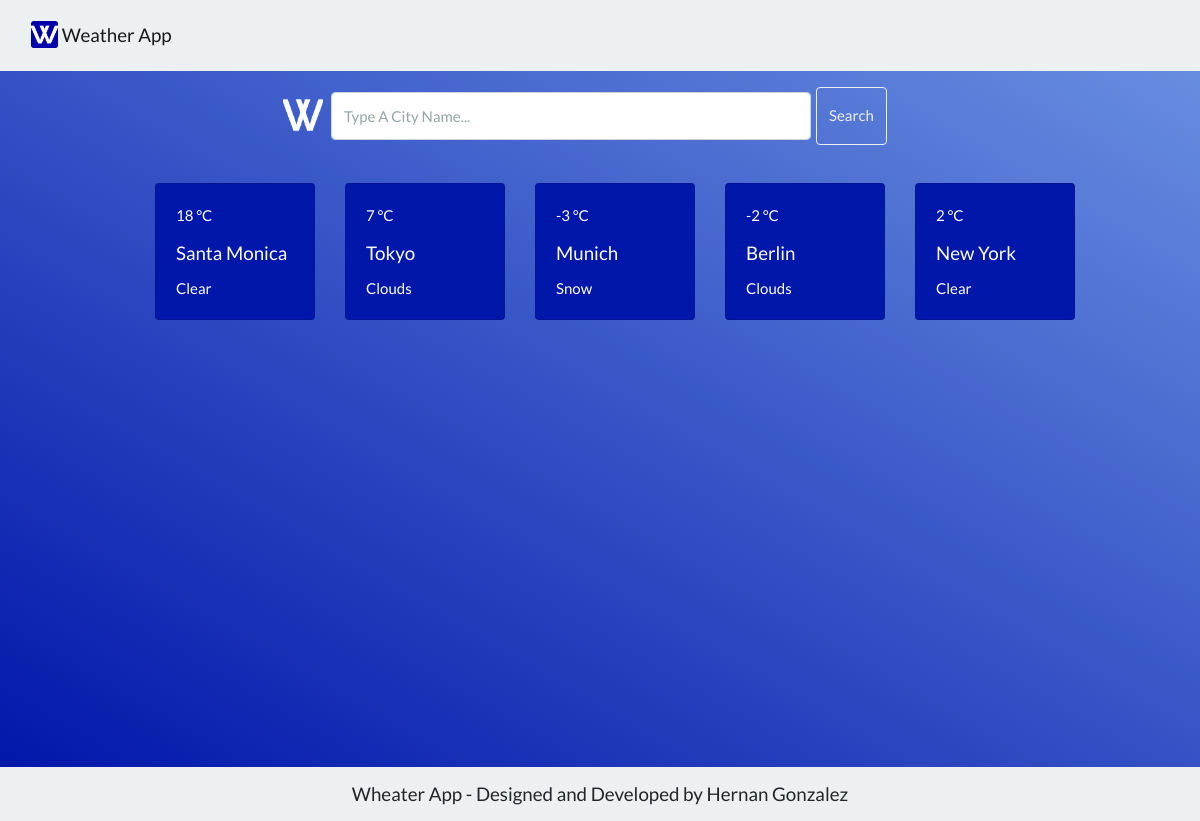
The app's page /, older data.
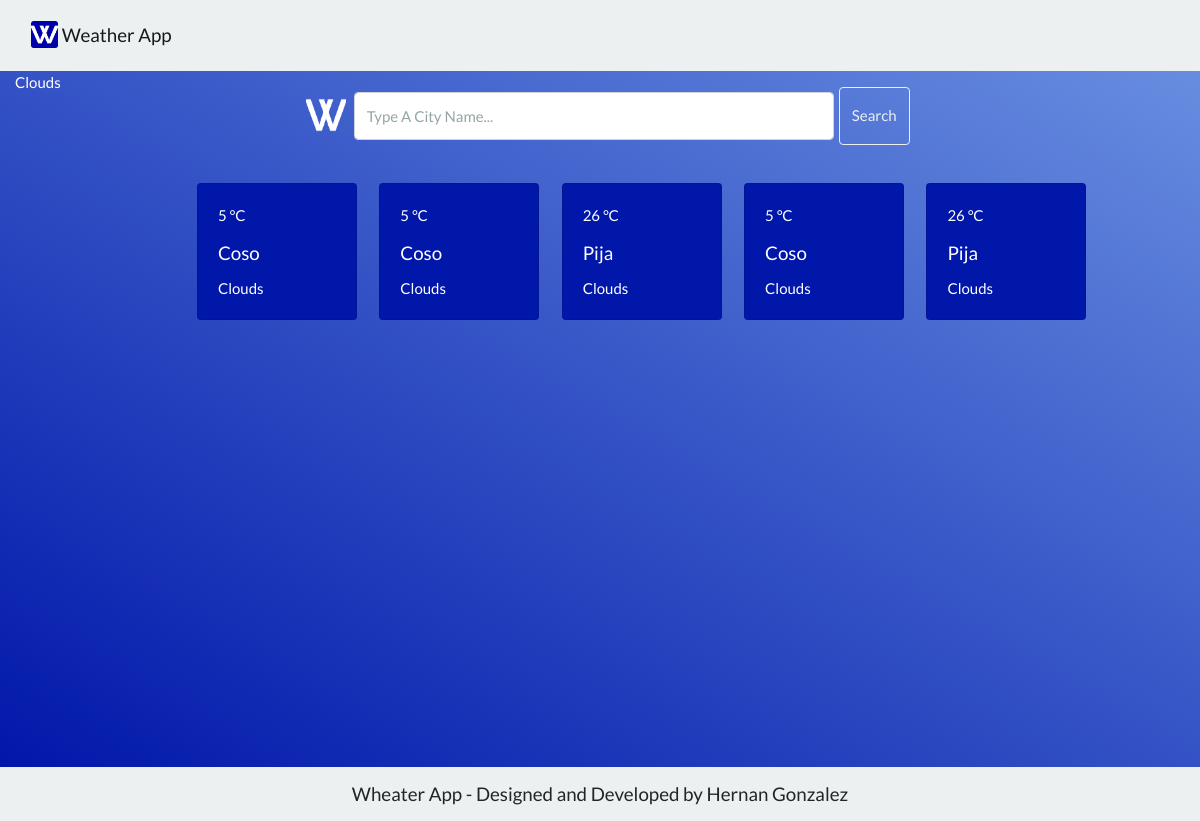
The same page, newer data.
### backend/models.py (models this page shows, shortened)
class LatestSearch(models.Model):
    city = models.CharField(max_length=30)
    long = models.IntegerField()
    lat = models.IntegerField()
    weather_main = models.CharField(max_length=30)
    weather_description = models.CharField(max_length=30)
    weather_icon = models.CharField(max_length=30)
    temperature = models.IntegerField()
    feels_like = models.IntegerField()
    temp_min = models.IntegerField()
    temp_max = models.IntegerField()
    pressure = models.IntegerField()
    humidity = models.IntegerField()
    visibility = models.IntegerField()
    wind_speed = models.IntegerField()
    wind_deg = models.IntegerField()
    clouds = models.IntegerField()

class FavouriteCity(models.Model):
    city = models.ForeignKey(LatestSearch, on_delete=models.CASCADE)
    added_at = models.TimeField
    def getWeather(self):
        return self.city.weather_main

### backend/views.py (the view)
# urls.py: path('', views.index),
def index(request):
    cities = City.objects.all().values()
    favourite_cities = FavouriteCity.objects.all().order_by('-id')[:5]
    header = Headers.objects.get(name='index_header')
    latest_search = LatestSearch.objects.all().order_by('-id')[:5]
    return render(request, 'index.html', {
        'city': cities,
        'header': header,
        'latest_search': latest_search,
        'favourite_cities': favourite_cities
        })

### frontend/templates/index.html (shortened to what this page needs)
{% extends 'base.html' %}
{% block content %}
{% if favourite_cities %}
    {% for city in favourite_cities %}
        <p>{{ city.getWeather }}</p>
    {% endfor %}
{% endif %}
<div class="containert" id="main-container-index">
    <div class="flex-container">
        <div class="row">
            <form id="search-form">{% csrf_token %}
                <div class="flex-item">
                    <img src="static/images/w-icon-nobg-sm.png" alt="" class="flex-item">
                    <input type="text" class="flex-item form-control" placeholder="Type a city name..." aria-label="Recipient's username" aria-describedby="button-addon2">
                    <button class="flex-item btn btn-outline-light" type="submit" id="button-addon2">Search</button>
                </div>
            </form>
        </div>
        <div class="row col-12 justify-content-center">
            {% if latest_search %}
                {% for search in latest_search %}
                <div class="col-2">
                    <div class="weather-result">
                        <div class="col">
                            <div class="card card-weather">
                                <div class="card-body">
                                    <p class="card-text latest-r-temp" >{{search.temperature}} °C</p>
                                <h5 class="card-title latest-r-title" >{{search.city}}</h5>
                                <p class="card-text latest-r-main" >{{search.weather_main}}</p>
                                </div>
                            </div>
                        </div>
                    </div>
                </div>
                {% endfor %}
            {% endif %}
        </div>
    </div>
</div>
{% endblock %}

Row changes from the older to the newer data that the page shows:
no longer on this page (row unchanged): LatestSearch: temperature "18", city "Santa Monica", weather_main "Clear"
no longer on this page (row unchanged): LatestSearch: temperature "7", city "Tokyo", weather_main "Clouds"
no longer on this page (row unchanged): LatestSearch: temperature "-3", city "Munich", weather_main "Snow"
no longer on this page (row unchanged): LatestSearch: temperature "-2", city "Berlin", weather_main "Clouds"
no longer on this page (row unchanged): LatestSearch: temperature "2", city "New York", weather_main "Clear"
added FavouriteCity: getWeather "Clouds"
added LatestSearch: temperature "5", city "Coso", weather_main "Clouds"
added LatestSearch: temperature "5", city "Coso", weather_main "Clouds"
added LatestSearch: temperature "26", city "Pija", weather_main "Clouds"
added LatestSearch: temperature "5", city "Coso", weather_main "Clouds"
added LatestSearch: temperature "26", city "Pija", weather_main "Clouds"
